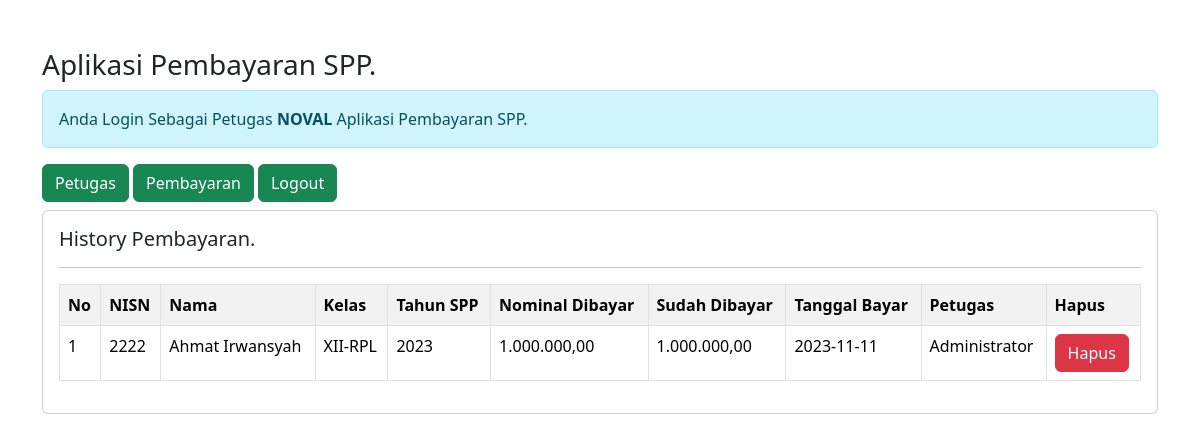
/petugas/petugas.php?url=history-pembayaran&nisn=2222 (signed in), run on the app's committed database.
### tables this page shows
CREATE TABLE `pembayaran` (
  `id_pembayaran` int(11) NOT NULL,
  `id_petugas` int(11) NOT NULL,
  `nisn` int(10) NOT NULL,
  `tgl_bayar` date NOT NULL,
  `bulan_dibayar` varchar(8) NOT NULL,
  `tahun_dibayar` varchar(4) NOT NULL,
  `id_spp` int(11) NOT NULL,
  `jumlah_bayar` int(11) NOT NULL
);

CREATE TABLE `siswa` (
  `nisn` int(10) NOT NULL,
  `nis` char(8) NOT NULL,
  `nama` varchar(35) NOT NULL,
  `id_kelas` int(11) NOT NULL,
  `alamat` text NOT NULL,
  `no_tlp` varchar(13) NOT NULL,
  `id_spp` int(11) NOT NULL
);

CREATE TABLE `kelas` (
  `id_kelas` int(11) NOT NULL,
  `nama_kelas` varchar(10) NOT NULL,
  `kompetensi_keahlian` varchar(50) NOT NULL
);

CREATE TABLE `spp` (
  `id_spp` int(11) NOT NULL,
  `tahun` int(11) NOT NULL,
  `nominal` int(11) NOT NULL
);

CREATE TABLE `petugas` (
  `id_petugas` int(11) NOT NULL,
  `username` varchar(25) NOT NULL,
  `password` varchar(32) NOT NULL,
  `nama_petugas` varchar(35) NOT NULL,
  `level` enum('admin','petugas','','') NOT NULL
);

### petugas/history-pembayaran.php (the view)
<?php
$nisn = $_GET['nisn'];
?>
<h5>History Pembayaran.</h5>
<hr>
<table class="table table-striped table-bordered">
    <tr class="fw-bold">
        <td>No</td>
        <td>NISN</td>
        <td>Nama</td>
        <td>Kelas</td>
        <td>Tahun SPP</td>
        <td>Nominal Dibayar</td>
        <td>Sudah Dibayar</td>
        <td>Tanggal Bayar</td>
        <td>Petugas</td>
        <td>Hapus</td>
    </tr>
    <?php
    include'../koneksi.php';
    $no = 1;
    $sql = "SELECT * FROM pembayaran,siswa,kelas,spp,petugas WHERE pembayaran.nisn=siswa.nisn AND siswa.id_kelas=kelas.id_kelas
    AND pembayaran.id_spp=spp.id_spp AND pembayaran.id_petugas=petugas.id_petugas AND pembayaran.nisn='$nisn' ORDER BY tgl_bayar DESC";
    $query = mysqli_query($koneksi, $sql);
    foreach($query as $data){
        ?>
        <tr>
            <td><?= $no++; ?></td>
            <td><?= $data['nisn'] ?></td>
            <td><?= $data['nama'] ?></td>
            <td><?= $data['nama_kelas'] ?></td>
            <td><?= $data['tahun'] ?></td>
            <td><?= number_format($data['nominal'],2,',','.'); ?></td>
            <td><?= number_format($data['jumlah_bayar'],2,',','.'); ?></td>
            <td><?= $data['tgl_bayar'] ?></td>
            <td><?= $data['nama_petugas'] ?></td>
            <td>
                <a href="?url=hapus-pembayaran&id_pembayaran=<?= $data['id_pembayaran'] ?>" class='btn btn-danger'>Hapus</a>
            </td>
        </tr>
        <?php } ?>
</table>

### data on the page
pembayaran: nisn.nisn "2222", nisn.nama "Ahmat Irwansyah", kelas.nama_kelas "XII-RPL", spp.tahun "2023", spp.nominal "1.000.000,00", jumlah_bayar "1.000.000,00", tgl_bayar "2023-11-11", id_petugas.nama_petugas "Administrator"

### other printed values
$_SESSION['nama_petugas'] "NOVAL"
